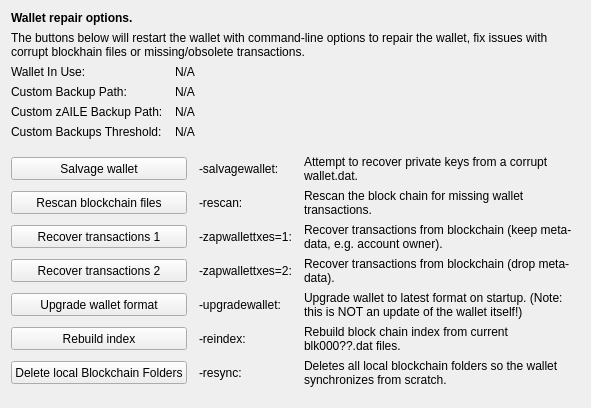
     <widget class="QWidget" name="tab_repair">
      <attribute name="title">
       <string>&amp;Wallet Repair</string>
      </attribute>
      <layout class="QGridLayout" name="gridLayout_4" columnstretch="0,0,0,0">
       <property name="horizontalSpacing">
        <number>12</number>
       </property>
       <item row="0" column="0" colspan="4">
        <widget class="QLabel" name="label_repair_header">
         <property name="font">
          <font>
           <weight>75</weight>
           <bold>true</bold>
          </font>
         </property>
         <property name="text">
          <string>Wallet repair options.</string>
         </property>
        </widget>
       </item>
       <item row="1" column="0" colspan="4">
        <widget class="QLabel" name="label_repair_helptext">
         <property name="font">
          <font>
           <weight>50</weight>
           <bold>false</bold>
          </font>
         </property>
         <property name="text">
          <string>The buttons below will restart the wallet with command-line options to repair the wallet, fix issues with corrupt blockhain files or missing/obsolete transactions.</string>
         </property>
         <property name="wordWrap">
          <bool>true</bool>
         </property>
        </widget>
       </item>
       <item row="2" column="0">
        <widget class="QLabel" name="wallet_path_label">
         <property name="text">
          <string>Wallet In Use:</string>
         </property>
        </widget>
       </item>
       <item row="2" column="1" colspan="3">
        <widget class="QLabel" name="wallet_path">
         <property name="cursor">
          <cursorShape>IBeamCursor</cursorShape>
         </property>
         <property name="text">
          <string>N/A</string>
         </property>
         <property name="textFormat">
          <enum>Qt::PlainText</enum>
         </property>
         <property name="textInteractionFlags">
          <set>Qt::LinksAccessibleByMouse|Qt::TextSelectableByKeyboard|Qt::TextSelectableByMouse</set>
         </property>
        </widget>
       </item>
       <item row="3" column="0">
        <widget class="QLabel" name="wallet_custombackuppath_label">
         <property name="visible">
          <bool>false</bool>
         </property>
         <property name="text">
          <string>Custom Backup Path:</string>
         </property>
        </widget>
       </item>
       <item row="3" column="1" colspan="3">
        <widget class="QLabel" name="wallet_custombackuppath">
         <property name="cursor">
          <cursorShape>IBeamCursor</cursorShape>
         </property>
         <property name="visible">
          <bool>false</bool>
         </property>
         <property name="text">
          <string>N/A</string>
         </property>
         <property name="textFormat">
          <enum>Qt::PlainText</enum>
         </property>
         <property name="textInteractionFlags">
          <set>Qt::LinksAccessibleByMouse|Qt::TextSelectableByKeyboard|Qt::TextSelectableByMouse</set>
         </property>
        </widget>
       </item>
       <item row="4" column="0">
        <widget class="QLabel" name="wallet_customzailebackuppath_label">
         <property name="visible">
          <bool>false</bool>
         </property>
         <property name="text">
          <string>Custom zAILE Backup Path:</string>
         </property>
        </widget>
       </item>
       <item row="4" column="1" colspan="3">
        <widget class="QLabel" name="wallet_customzailebackuppath">
         <property name="cursor">
          <cursorShape>IBeamCursor</cursorShape>
         </property>
         <property name="visible">
          <bool>false</bool>
         </property>
         <property name="text">
          <string>N/A</string>
         </property>
         <property name="textFormat">
          <enum>Qt::PlainText</enum>
         </property>
         <property name="textInteractionFlags">
          <set>Qt::LinksAccessibleByMouse|Qt::TextSelectableByKeyboard|Qt::TextSelectableByMouse</set>
         </property>
        </widget>
       </item>
       <item row="5" column="0">
        <widget class="QLabel" name="wallet_custombackupthreshold_label">
         <property name="visible">
          <bool>false</bool>
         </property>
         <property name="text">
          <string>Custom Backups Threshold:</string>
         </property>
        </widget>
       </item>
       <item row="5" column="1" colspan="3">
        <widget class="QLabel" name="wallet_custombackupthreshold">
         <property name="cursor">
          <cursorShape>IBeamCursor</cursorShape>
         </property>
         <property name="visible">
          <bool>false</bool>
         </property>
         <property name="text">
          <string>N/A</string>
         </property>
         <property name="textFormat">
          <enum>Qt::PlainText</enum>
         </property>
         <property name="textInteractionFlags">
          <set>Qt::LinksAccessibleByMouse|Qt::TextSelectableByKeyboard|Qt::TextSelectableByMouse</set>
         </property>
        </widget>
       </item>
       <item row="6" column="0">
        <spacer name="verticalSpacer_repair1">
         <property name="orientation">
          <enum>Qt::Vertical</enum>
         </property>
         <property name="sizeHint" stdset="0">
          <size>
           <width>10</width>
           <height>10</height>
          </size>
         </property>
        </spacer>
       </item>
       <item row="7" column="0" colspan="2">
        <widget class="QPushButton" name="btn_salvagewallet">
         <property name="minimumSize">
          <size>
           <width>100</width>
           <height>23</height>
          </size>
         </property>
         <property name="text">
          <string>Salvage wallet</string>
         </property>
        </widget>
       </item>
       <item row="7" column="2">
        <widget class="QLabel" name="label_repair_salvage_command">
         <property name="text">
          <string notr="true">-salvagewallet:</string>
         </property>
        </widget>
       </item>
       <item row="7" column="3">
        <widget class="QLabel" name="label_repair_salvage">
         <property name="text">
          <string>Attempt to recover private keys from a corrupt wallet.dat.</string>
         </property>
         <property name="wordWrap">
          <bool>true</bool>
         </property>
        </widget>
       </item>
       <item row="8" column="0" colspan="2">
        <widget class="QPushButton" name="btn_rescan">
         <property name="minimumSize">
          <size>
           <width>100</width>
           <height>23</height>
          </size>
         </property>
         <property name="text">
          <string>Rescan blockchain files</string>
         </property>
        </widget>
       </item>
       <item row="8" column="2">
        <widget class="QLabel" name="label_repair_rescan_command">
         <property name="text">
          <string notr="true">-rescan:</string>
         </property>
        </widget>
       </item>
       <item row="8" column="3">
        <widget class="QLabel" name="label_repair_rescan">
         <property name="text">
          <string>Rescan the block chain for missing wallet transactions.</string>
         </property>
         <property name="wordWrap">
          <bool>true</bool>
         </property>
        </widget>
       </item>
       <item row="9" column="0" colspan="2">
        <widget class="QPushButton" name="btn_zapwallettxes1">
         <property name="minimumSize">
          <size>
           <width>100</width>
           <height>23</height>
          </size>
         </property>
         <property name="text">
          <string>Recover transactions 1</string>
         </property>
        </widget>
       </item>
       <item row="9" column="2">
        <widget class="QLabel" name="label_repair_zap1_command">
         <property name="text">
          <string notr="true">-zapwallettxes=1:</string>
         </property>
        </widget>
       </item>
       <item row="9" column="3">
        <widget class="QLabel" name="label_repair_zap1">
         <property name="text">
          <string>Recover transactions from blockchain (keep meta-data, e.g. account owner).</string>
         </property>
         <property name="wordWrap">
          <bool>true</bool>
         </property>
        </widget>
       </item>
       <item row="10" column="0" colspan="2">
        <widget class="QPushButton" name="btn_zapwallettxes2">
         <property name="minimumSize">
          <size>
           <width>100</width>
           <height>23</height>
          </size>
         </property>
         <property name="text">
          <string>Recover transactions 2</string>
         </property>
        </widget>
       </item>
       <item row="10" column="2">
        <widget class="QLabel" name="label_repair_zap2_command">
         <property name="text">
          <string notr="true">-zapwallettxes=2:</string>
         </property>
        </widget>
       </item>
       <item row="10" column="3">
        <widget class="QLabel" name="label_repair_zap2">
         <property name="text">
          <string>Recover transactions from blockchain (drop meta-data).</string>
         </property>
         <property name="wordWrap">
          <bool>true</bool>
         </property>
        </widget>
       </item>
       <item row="11" column="0" colspan="2">
        <widget class="QPushButton" name="btn_upgradewallet">
         <property name="minimumSize">
          <size>
           <width>100</width>
           <height>23</height>
          </size>
         </property>
         <property name="text">
          <string>Upgrade wallet format</string>
         </property>
        </widget>
       </item>
       <item row="11" column="2">
        <widget class="QLabel" name="label_repair_upgrade_command">
         <property name="text">
          <string notr="true">-upgradewallet:</string>
         </property>
        </widget>
       </item>
       <item row="11" column="3">
        <widget class="QLabel" name="label_repair_upgrade">
         <property name="text">
          <string>Upgrade wallet to latest format on startup. (Note: this is NOT an update of the wallet itself!)</string>
         </property>
         <property name="wordWrap">
          <bool>true</bool>
         </property>
        </widget>
       </item>
       <item row="12" column="0" colspan="2">
        <widget class="QPushButton" name="btn_reindex">
         <property name="minimumSize">
          <size>
           <width>100</width>
           <height>23</height>
          </size>
         </property>
         <property name="text">
          <string>Rebuild index</string>
         </property>
        </widget>
       </item>
       <item row="12" column="2">
        <widget class="QLabel" name="label_repair_reindex_command">
         <property name="text">
          <string notr="true">-reindex:</string>
         </property>
        </widget>
       </item>
       <item row="12" column="3">
        <widget class="QLabel" name="label_repair_reindex">
         <property name="text">
          <string>Rebuild block chain index from current blk000??.dat files.</string>
         </property>
         <property name="wordWrap">
          <bool>true</bool>
         </property>
        </widget>
       </item>
       <item row="13" column="0" colspan="2">
        <widget class="QPushButton" name="btn_resync">
         <property name="minimumSize">
          <size>
           <width>100</width>
           <height>23</height>
          </size>
         </property>
         <property name="text">
          <string>Delete local Blockchain Folders</string>
         </property>
        </widget>
       </item>
       <item row="13" column="2">
        <widget class="QLabel" name="label_repair_resync_command">
         <property name="text">
          <string>-resync:</string>
         </property>
        </widget>
       </item>
       <item row="13" column="3">
        <widget class="QLabel" name="label_repair_resync">
         <property name="text">
          <string>Deletes all local blockchain folders so the wallet synchronizes from scratch.</string>
         </property>
         <property name="wordWrap">
          <bool>true</bool>
         </property>
        </widget>
       </item>
       <item row="14" column="0">
        <spacer name="verticalSpacer_repair2">
         <property name="orientation">
          <enum>Qt::Vertical</enum>
         </property>
         <property name="sizeHint" stdset="0">
          <size>
           <width>20</width>
           <height>10</height>
          </size>
         </property>
        </spacer>
       </item>
      </layout>
     </widget>
